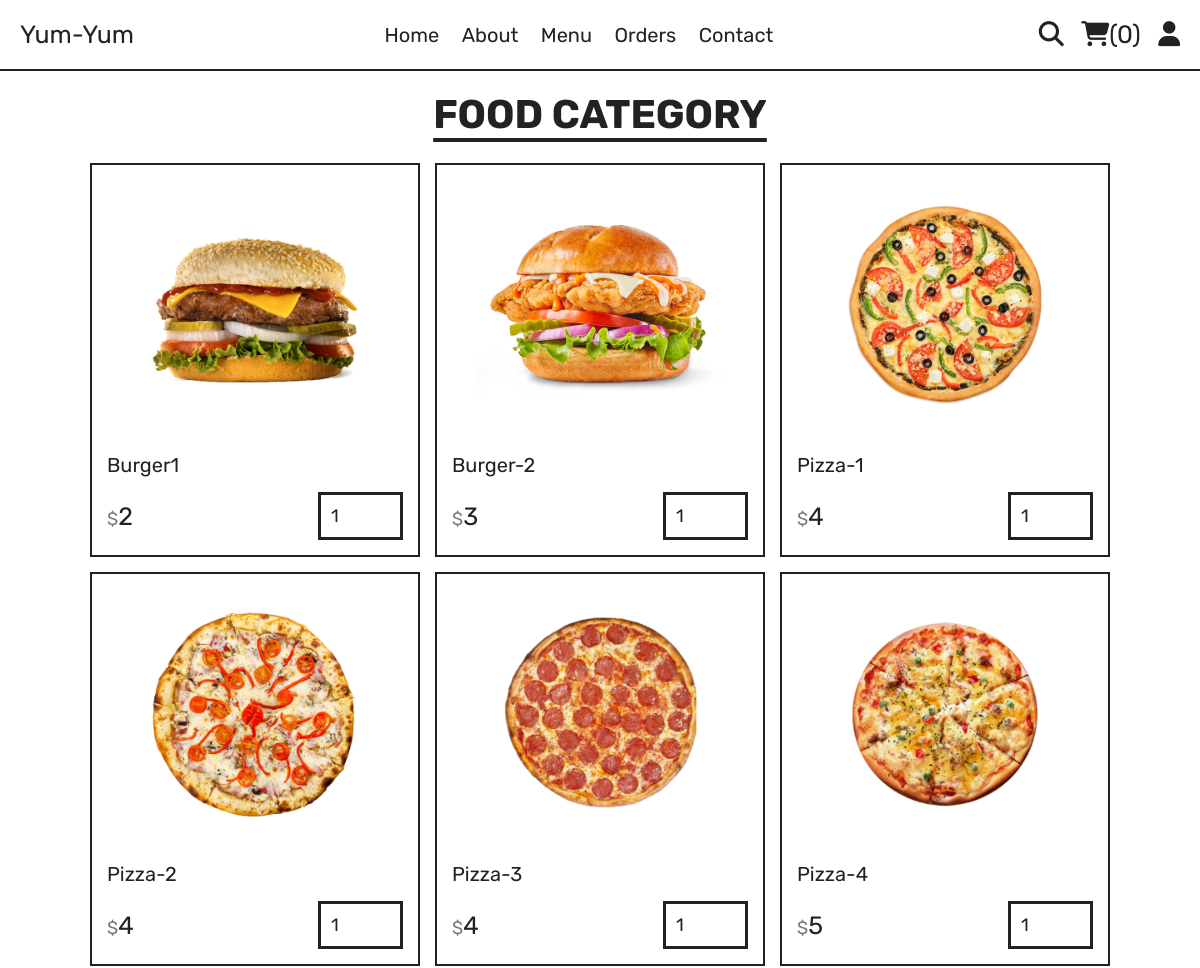
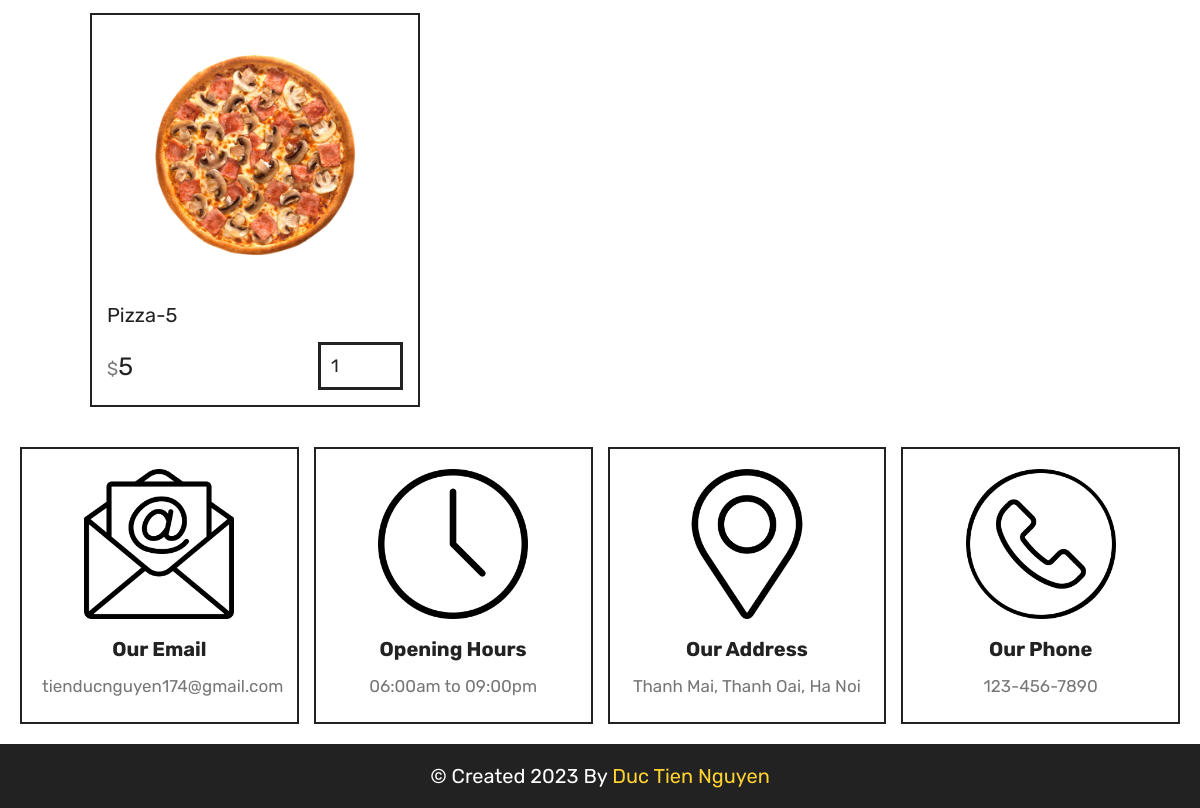
/category.php?category=fast food, run on the app's committed database (2 pictures, top to bottom).
### tables this page shows
CREATE TABLE `products` (
  `id` int(100) NOT NULL,
  `name` varchar(100) NOT NULL,
  `category` varchar(100) NOT NULL,
  `price` int(10) NOT NULL,
  `image` varchar(100) NOT NULL
);

### category.php (the view, shortened to what this page needs)
<?php
include 'components/connect.php';
?>
<!DOCTYPE html>
<html lang="en">
<head>
   <link rel="stylesheet" href="https://cdnjs.cloudflare.com/ajax/libs/font-awesome/6.1.1/css/all.min.css">
   <link rel="stylesheet" href="css/style.css">
</head>
<body>
<?php include 'components/user_header.php'; ?>
<section class="products">
   <h1 class="title">food category</h1>
   <div class="box-container">
      <?php
         $category = $_GET['category'];
         $select_products = $conn->prepare("SELECT * FROM `products` WHERE category = ?");
         $select_products->execute([$category]);
         if($select_products->rowCount() > 0){
            while($fetch_products = $select_products->fetch(PDO::FETCH_ASSOC)){
      ?>
      <form action="" method="post" class="box">
         <img src="uploaded_img/<?= $fetch_products['image']; ?>" alt="">
         <div class="name"><?= $fetch_products['name']; ?></div>
         <div class="flex">
            <div class="price"><span>$</span><?= $fetch_products['price']; ?></div>
            <input type="number" name="qty" class="qty" min="1" max="99" value="1" maxlength="2">
         </div>
      </form>
      <?php
            }
         }else{
            echo '<p class="empty">no products added yet!</p>';
         }
      ?>
   </div>
</section>
<?php include 'components/footer.php'; ?>
</body>
</html>

### css/style.css (style rules this page uses)
:root { --yellow:#fed330; --red: #e03826; --white: #ffffff; --black: #222; --light-color: #777; --border: .2em solid var(--black); }
* { font-family: 'Rubik', sans-serif; margin:0; padding: 0; box-sizing: border-box; outline: none; border: none; text-decoration: none; }
html { font-size: 62.5%; overflow-x: hidden; scroll-behavior: smooth; stop-opacity: 7rem; }
section { margin: 0 auto; max-width: 1200px; padding: 2rem; }
.title { text-align: center; margin-bottom: 2.5rem; font-size: 4rem; color:var(--black); text-transform: uppercase; text-decoration: underline; text-underline-offset: 1rem; }
.products .box-container { display: grid; grid-template-columns: repeat(auto-fit, 33rem); gap:1.5rem; align-items: flex-start; justify-content: center; }
.products .box-container .box { border: var(--border); padding: 1.5rem; position: relative; overflow: hidden; }
.products .box-container .box img { height: 25rem; width: 100%; object-fit: contain; margin-bottom: 1rem; }
.products .box-container .box .name { font-size: 2rem; color: var(--black); margin: 1rem 0; }
.products .box-container .box .flex { display: flex; align-items: center; gap: 1rem; margin-top: 1.5rem; }
.products .box-container .box .flex .price { margin-right: auto; font-size: 2.5rem; color: var(--black); }
.products .box-container .box .flex .price span { color: var(--light-color); font-size: 1.8rem; }
.products .box-container .box .flex .qty { padding: 1rem; border: var(--border); font-size: 1.8rem; color: var(--black); }

### data on the page
products: image (picture), name "Burger1", price "2"
products: image (picture), name "Burger-2", price "3"
products: image (picture), name "Pizza-1", price "4"
products: image (picture), name "Pizza-2", price "4"
products: image (picture), name "Pizza-3", price "4"
products: image (picture), name "Pizza-4", price "5"
products: image (picture), name "Pizza-5", price "5"

### other printed values
$total_cart_items "0"
